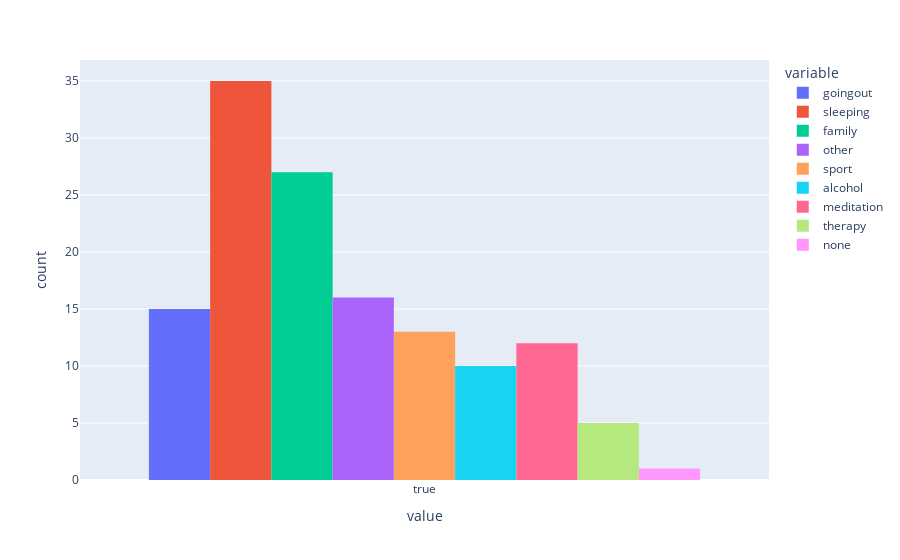

The notebook cell this image was saved under:
### Code cell
import json
coping_df = pandas.json_normalize(answers_df['coping with stress'].apply(lambda x : json.loads(x)))
fig = px.histogram(coping_df, barmode='group')
fig.show()

### Figure 1 — Plotly figure (JSON) as saved in the notebook; plotly's stock layout.template omitted (floating-point values rounded to 4 significant figures)
{"data": [{"alignmentgroup": "True", "bingroup": "x", "hovertemplate": "variable=goingout<br>value=%{x}<br>count=%{y}<extra></extra>", "legendgroup": "goingout", "marker": {"color": "#636efa", "pattern": {"shape": ""}}, "name": "goingout", "offsetgroup": "goingout", "orientation": "v", "showlegend": true, "type": "histogram", "x": [true, true, null, null, null, null, null, null, null, null, true, true, null, null, true, true, null, true, true, null, null, null, null, null, null, null, true, null, null, null, null, null, null, null, null, true, null, true, null, true, null, true, null, null, null, true, null, null, true, null], "xaxis": "x", "yaxis": "y"}, {"alignmentgroup": "True", "bingroup": "x", "hovertemplate": "variable=sleeping<br>value=%{x}<br>count=%{y}<extra></extra>", "legendgroup": "sleeping", "marker": {"color": "#EF553B", "pattern": {"shape": ""}}, "name": "sleeping", "offsetgroup": "sleeping", "orientation": "v", "showlegend": true, "type": "histogram", "x": [true, null, null, true, true, null, true, null, null, true, true, null, true, null, true, true, true, true, true, true, true, null, true, true, null, true, true, true, true, true, null, null, true, true, true, true, true, true, null, null, true, true, true, true, null, true, true, null, true, true], "xaxis": "x", "yaxis": "y"}, {"alignmentgroup": "True", "bingroup": "x", "hovertemplate": "variable=family<br>value=%{x}<br>count=%{y}<extra></extra>", "legendgroup": "family", "marker": {"color": "#00cc96", "pattern": {"shape": ""}}, "name": "family", "offsetgroup": "family", "orientation": "v", "showlegend": true, "type": "histogram", "x": [true, true, true, null, null, true, true, null, null, null, true, null, true, null, true, true, null, true, null, true, true, null, null, true, true, null, true, null, null, null, null, null, null, true, null, true, true, true, true, null, true, true, null, true, true, true, null, true, null, true], "xaxis": "x", "yaxis": "y"}, {"alignmentgroup": "True", "bingroup": "x", "hovertemplate": "variable=other<br>value=%{x}<br>count=%{y}<extra></extra>", "legendgroup": "other", "marker": {"color": "#ab63fa", "pattern": {"shape": ""}}, "name": "other", "offsetgroup": "other", "orientation": "v", "showlegend": true, "type": "histogram", "x": [null, true, null, true, null, true, null, true, true, true, null, true, null, true, null, true, null, null, null, null, null, true, null, true, null, null, null, null, null, true, null, null, null, null, true, null, null, null, true, null, null, null, true, null, true, null, null, null, null, null], "xaxis": "x", "yaxis": "y"}, {"alignmentgroup": "True", "bingroup": "x", "hovertemplate": "variable=sport<br>value=%{x}<br>count=%{y}<extra></extra>", "legendgroup": "sport", "marker": {"color": "#FFA15A", "pattern": {"shape": ""}}, "name": "sport", "offsetgroup": "sport", "orientation": "v", "showlegend": true, "type": "histogram", "x": [null, null, null, null, true, null, true, null, null, null, true, null, null, null, null, true, true, null, null, null, null, null, true, null, null, null, null, true, null, null, null, true, null, null, null, null, null, true, null, null, true, true, null, true, null, null, null, true, null, null], "xaxis": "x", "yaxis": "y"}, {"alignmentgroup": "True", "bingroup": "x", "hovertemplate": "variable=alcohol<br>value=%{x}<br>count=%{y}<extra></extra>", "legendgroup": "alcohol", "marker": {"color": "#19d3f3", "pattern": {"shape": ""}}, "name": "alcohol", "offsetgroup": "alcohol", "orientation": "v", "showlegend": true, "type": "histogram", "x": [null, null, null, null, true, null, null, null, true, null, true, null, true, null, null, null, null, null, null, null, null, null, null, null, null, null, null, null, null, null, true, null, null, true, null, null, true, null, true, null, null, null, null, null, null, true, null, null, null, true], "xaxis": "x", "yaxis": "y"}, {"alignmentgroup": "True", "bingroup": "x", "hovertemplate": "variable=meditation<br>value=%{x}<br>count=%{y}<extra></extra>", "legendgroup": "meditation", "marker": {"color": "#FF6692", "pattern": {"shape": ""}}, "name": "meditation", "offsetgroup": "meditation", "orientation": "v", "showlegend": true, "type": "histogram", "x": [null, null, null, null, null, null, null, null, null, true, null, true, true, null, true, null, true, null, null, null, null, null, true, true, null, true, null, null, null, null, null, null, null, true, null, null, null, null, null, null, null, true, true, null, null, true, null, null, null, null], "xaxis": "x", "yaxis": "y"}, {"alignmentgroup": "True", "bingroup": "x", "hovertemplate": "variable=therapy<br>value=%{x}<br>count=%{y}<extra></extra>", "legendgroup": "therapy", "marker": {"color": "#B6E880", "pattern": {"shape": ""}}, "name": "therapy", "offsetgroup": "therapy", "orientation": "v", "showlegend": true, "type": "histogram", "x": [null, null, null, null, null, null, null, null, null, null, null, null, null, null, null, null, null, null, true, null, null, null, null, null, null, null, null, null, null, true, null, null, null, null, null, null, null, null, null, null, null, true, null, null, null, true, null, true, null, null], "xaxis": "x", "yaxis": "y"}, {"alignmentgroup": "True", "bingroup": "x", "hovertemplate": "variable=none<br>value=%{x}<br>count=%{y}<extra></extra>", "legendgroup": "none", "marker": {"color": "#FF97FF", "pattern": {"shape": ""}}, "name": "none", "offsetgroup": "none", "orientation": "v", "showlegend": true, "type": "histogram", "x": [null, null, null, null, null, null, null, null, null, null, null, null, null, null, null, null, null, null, null, null, null, null, true, null, null, null, null, null, null, null, null, null, null, null, null, null, null, null, null, null, null, null, null, null, null, null, null, null, null, null], "xaxis": "x", "yaxis": "y"}], "layout": {"barmode": "group", "legend": {"title": {"text": "variable"}, "tracegroupgap": 0}, "margin": {"t": 60}, "xaxis": {"anchor": "y", "domain": [0, 1], "title": {"text": "value"}}, "yaxis": {"anchor": "x", "domain": [0, 1], "title": {"text": "count"}}}}
